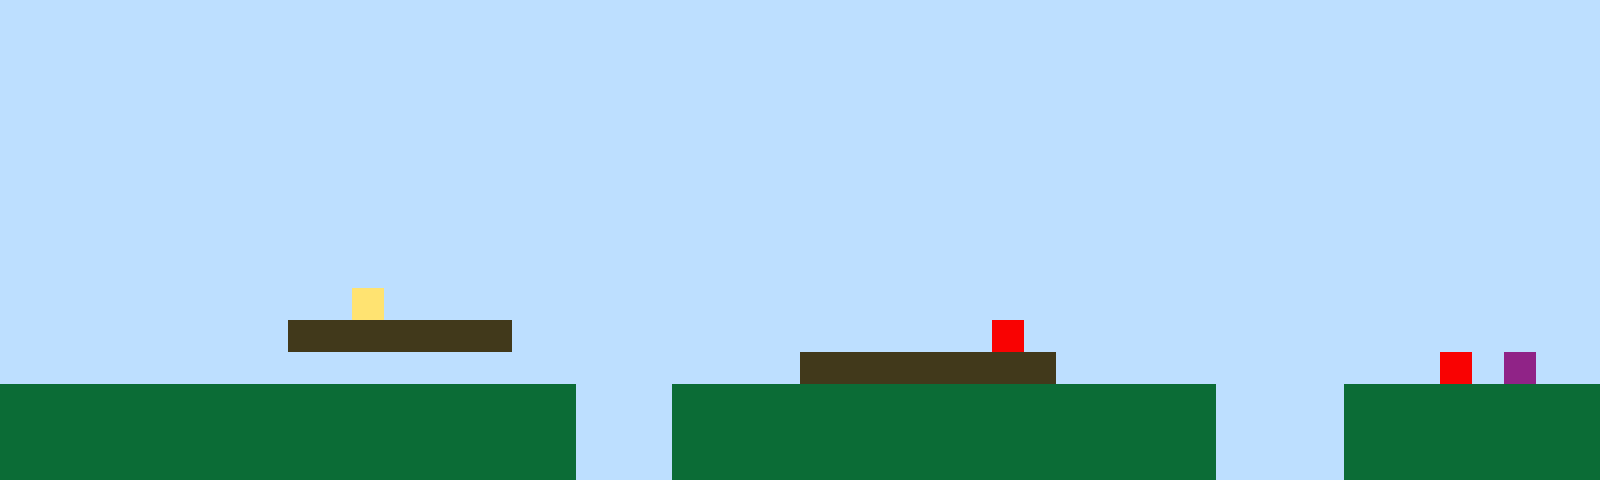

Tiled map render using the project's own tile images. Description and the whole map definition, tile-layer contents included, below:
An orthogonal 50x15 tile map with 32x32 px tiles, 1 tile layer (Tile Layer 1).

<map version="1.10" tiledversion="1.11.2" orientation="orthogonal" renderorder="right-up" width="50" height="15" tilewidth="32" tileheight="32" infinite="0" nextlayerid="2" nextobjectid="1"><editorsettings><export target="map1.csv" format="csv" /></editorsettings><tileset firstgid="1" name="sprites" tilewidth="32" tileheight="32" tilecount="6" columns="3"><image source="sprites.png" width="96" height="64" /></tileset><layer id="1" name="Tile Layer 1" width="50" height="15"><data encoding="csv">1,1,1,1,1,1,1,1,1,1,1,1,1,1,1,1,1,1,1,1,1,1,1,1,1,1,1,1,1,1,1,1,1,1,1,1,1,1,1,1,1,1,1,1,1,1,1,1,1,1,1,1,1,1,1,1,1,1,1,1,1,1,1,1,1,1,1,1,1,1,1,1,1,1,1,1,1,1,1,1,1,1,1,1,1,1,1,1,1,1,1,1,1,1,1,1,1,1,1,1,1,1,1,1,1,1,1,1,1,1,1,1,1,1,1,1,1,1,1,1,1,1,1,1,1,1,1,1,1,1,1,1,1,1,1,1,1,1,1,1,1,1,1,1,1,1,1,1,1,1,1,1,1,1,1,1,1,1,1,1,1,1,1,1,1,1,1,1,1,1,1,1,1,1,1,1,1,1,1,1,1,1,1,1,1,1,1,1,1,1,1,1,1,1,1,1,1,1,1,1,1,1,1,1,1,1,1,1,1,1,1,1,1,1,1,1,1,1,1,1,1,1,1,1,1,1,1,1,1,1,1,1,1,1,1,1,1,1,1,1,1,1,1,1,1,1,1,1,1,1,1,1,1,1,1,1,1,1,1,1,1,1,1,1,1,1,1,1,1,1,1,1,1,1,1,1,1,1,1,1,1,1,1,1,1,1,1,1,1,1,1,1,1,1,1,1,1,1,1,1,1,1,1,1,1,1,1,1,1,1,1,1,1,1,1,1,1,1,1,1,1,1,1,1,1,1,1,1,1,1,1,1,1,1,1,1,1,1,1,1,1,1,1,1,1,1,1,1,1,1,1,1,1,1,1,1,1,1,1,1,1,1,1,1,1,1,1,1,1,1,1,1,1,1,1,1,1,1,1,1,1,1,1,1,1,1,1,1,1,1,1,1,1,1,1,1,1,1,1,1,1,1,1,1,1,1,1,1,1,1,1,1,1,1,1,1,1,1,1,1,1,1,1,1,1,1,1,1,1,1,1,1,1,1,1,1,1,1,1,1,1,1,1,1,1,1,1,1,1,1,1,1,1,1,1,1,1,1,1,1,1,4,1,1,1,1,1,1,1,1,1,1,1,1,1,1,1,1,1,1,1,1,1,1,1,1,1,1,1,1,1,1,1,1,1,1,1,1,1,1,1,1,1,1,1,1,1,1,1,3,3,3,3,3,3,3,1,1,1,1,1,1,1,1,1,1,1,1,1,1,1,5,1,1,1,1,1,1,1,1,1,1,1,1,1,1,1,1,1,1,1,1,1,1,1,1,1,1,1,1,1,1,1,1,1,1,1,1,1,1,1,1,1,1,1,3,3,3,3,3,3,3,3,1,1,1,1,1,1,1,1,1,1,1,1,5,1,6,1,1,2,2,2,2,2,2,2,2,2,2,2,2,2,2,2,2,2,2,1,1,1,2,2,2,2,2,2,2,2,2,2,2,2,2,2,2,2,2,1,1,1,1,2,2,2,2,2,2,2,2,2,2,2,2,2,2,2,2,2,2,2,2,2,2,2,2,2,2,1,1,1,2,2,2,2,2,2,2,2,2,2,2,2,2,2,2,2,2,1,1,1,1,2,2,2,2,2,2,2,2,2,2,2,2,2,2,2,2,2,2,2,2,2,2,2,2,2,2,1,1,1,2,2,2,2,2,2,2,2,2,2,2,2,2,2,2,2,2,1,1,1,1,2,2,2,2,2,2,2,2</data></layer></map>
